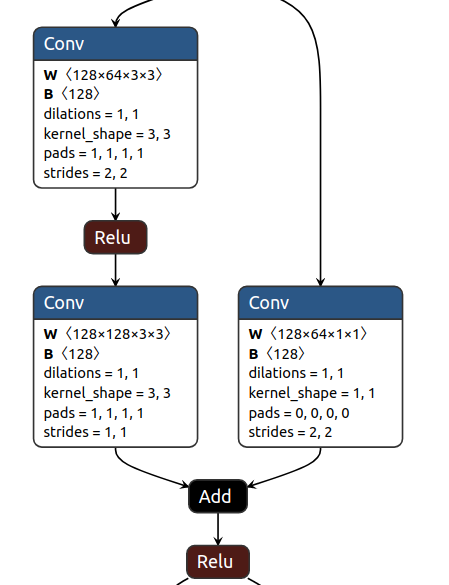
#> input picture files/ResNet series/downsample.png, 449 x 585 px
$ python -i core.py   (imports and definitions only)   (older library calls are emulated)
#> lines starting #> are read from the running program, lines starting #| are printed output that depends on the picture; after the words box and inside, x2 and y2 are one past the last pixel; in counts of white or black regions, pixels touching at a corner belong together
import os
import cv2
import numpy as np

from ..filetools import FileHelper as flt

CV2_INTER_DICT = {
    'nearest': cv2.INTER_NEAREST,
    'linear': cv2.INTER_LINEAR,
    'cubic': cv2.INTER_CUBIC
}

IMG_EXTENSIONS = [
    '.jpg', '.JPG', '.jpeg', '.JPEG',
    '.png', '.PNG', '.ppm', '.PPM', '.bmp', '.BMP',
]


# [8 lines left out: function float32_to_uint8, not called in this run]


class ImageHelper(object):
    """
    Provide some basic and significant operations of image
    """

    # [686 lines left out: functions read_img, convert_bgr_to_rgb, convert_rgb_to_bgr, convert_bgr_to_gray, convert_gray_to_bgr, show_img and 23 more, not called in this run]

>>> import cv2
>>> picture = cv2.imread('../../files/ResNet series/downsample.png')
#> picture is the input picture: shape (585, 449, 3); mean B, G, R 234.5, 232, 230.2
>>> result = ImageHelper().get_cnts(picture)
#> in get_cnts, `img = cv2.cvtColor(img, cv2.COLOR_BGR2GRAY)`:
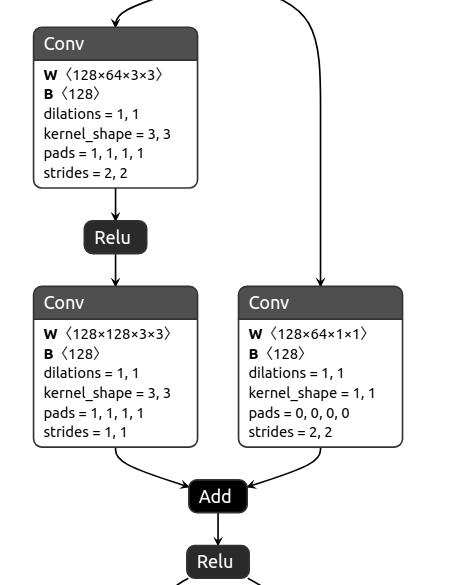
#> img: shape (585, 449); min 0, max 255, mean 231.7
#> in get_cnts, `_, mask = cv2.threshold(img.copy(), 0.1, 255, cv2.THRESH_BINARY)`:
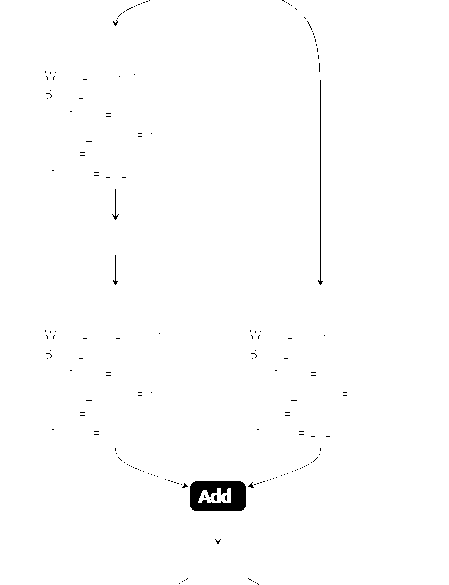
#> mask: shape (585, 449); 99.2% white; 165 black regions (161 under 20 px)
#> in get_cnts, `binary, contours, hierarchy = cv2.findContours(image=mask.copy(), mode..`: contours = 1 contour; box (x1, y1, x2, y2) and area: (0, 0, 449, 585) 261628
#> result has the same summary as contours in get_cnts
